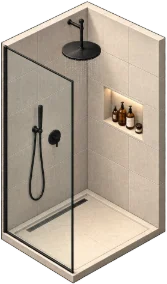
#> input picture assets/office/furniture-src/bath_shower.png, 167 x 284 px, given in place of desk_dual.png, which was not available
$ python build_furniture.py
#> lines starting #> are read from the running program, lines starting #| are printed output that depends on the picture; pictures that were not available may be replaced by others from this repository, and a replacement may not be noted
"""Furniture / gym sprites → public/office/furniture (sheared onto the painting's iso grid, world scale).

Sources (assets/office/furniture-src) are Magnific renders matted from black/white captures. The painting's
grid is steeper than the renders' camera, so every sprite gets the same vertical-preserving shear
(x' = x, y' = C*x + D*y) before scaling; vertical edges stay vertical. The floor anchor is the lowest
opaque point (front leg / wheel). W and D are the footprint in grid tiles (x = long side for desks),
measured from the sprite's horizontal extent: going -x one tile moves 40.5 px left, going -y one tile
moves 37.8 px right (1x picture px)."""
import json, os
import numpy as np
from PIL import Image
ROOT = os.path.dirname(os.path.dirname(os.path.dirname(os.path.abspath(__file__))))
SRC = f'{ROOT}/assets/office/furniture-src'
OUT = f'{ROOT}/apps/dashboard/public/office/furniture'
C, D = -0.148, 0.931
# The luxury / bedroom renders are true 2:1 iso; this shear maps their axes exactly onto the painting's grid
# (down-right slope 23.9/40.5, up-right slope -28/37.8) so they sit parallel to the walls and rugs.
TRUE_ISO = {'sofa', 'coffee_table', 'ceo_desk', 'bookshelf', 'bookshelf_m', 'floor_lamp', 'ceo_plant', 'bed', 'bed_sleep',
            'laptop_back', 'laptop_front', 'laptop_back_m', 'laptop_front_m', 'bath_toilet_m', 'bath_vanity', 'bath_shower'}
C_ISO, D_ISO = -0.07, 1.2
WORLD = 2  # background is 2x the 1x layout pixels
SCALE = {  # 1x picture px per source px
    'desk_dual': 0.45, 'desk_single': 0.45, 'desk_design': 0.45, 'desk_qa': 0.5, 'desk_exec': 0.45,
    'chair_ur': 0.2, 'chair_dl': 0.2, 'chair_dr': 0.2,
    'ceo_desk': 0.39, 'ceo_chair': 0.16, 'sofa': 0.36, 'coffee_table': 0.2, 'bookshelf': 0.34, 'ceo_plant': 0.25, 'floor_lamp': 0.3,
    'bed': 0.75, 'bed_sleep': 0.83, 'laptop_back': 0.58, 'laptop_front': 0.52, 'laptop_back_m': 0.58, 'laptop_front_m': 0.52, 'bookshelf_m': 0.34,
    'bath_toilet_m': 0.36, 'bath_vanity': 0.36, 'bath_shower': 0.42,
    'treadmill': 0.3, 'dumbbell_rack': 0.22, 'bench': 0.24, 'bike': 0.24, 'yoga_mat': 0.24, 'plant': 0.2,
}
SCREENS = {  # monitor faces in source px (TL, TR, BR, BL)
    'desk_dual': [[[86, 3], [172, 58], [172, 133], [86, 76]], [[179, 63], [263, 116], [262, 192], [179, 139]]],
    'desk_single': [[[103, 0], [227, 80], [226, 169], [102, 88]]],
}
def shear(im, s, C=C, D=D):
    w, h = im.size
    ys = [s*(C*x + D*y) for x in (0, w) for y in (0, h)]
    oy = -min(ys); H = int(np.ceil(max(ys) + oy)) + 1; Wn = int(np.ceil(s*w)) + 1
    a = (1/s, 0, 0, -C/(s*D), 1/(s*D), -oy/(s*D))
    return im.transform((Wn, H), Image.AFFINE, a, resample=Image.BICUBIC), oy
def fwd(x, y, s, oy, C=C, D=D): return [round(s*x, 2), round(s*(C*x + D*y) + oy, 2)]
os.makedirs(OUT, exist_ok=True)
man = {}
for name, s1 in SCALE.items():
    im = Image.open(f'{SRC}/{name}.png').convert('RGBA')
#> im is the input picture: PIL image 167x284 RGBA; mean R, G, B, A 145.9, 134.4, 120.4, 208.7
    a = np.asarray(im)[..., 3]; ys, xs = np.where(a > 128)
#> after `a = np.asarray(im)[..., 3]`:
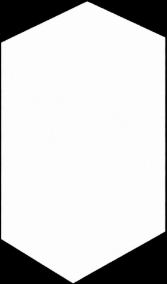
#> a: shape (284, 167); min 0, max 254, mean 208.7
    ay = int(ys.max()); ax = float(xs[ys >= ay - 6].mean())
#> after `ay = int(ys.max())`: ay = 282
#> after `ax = float(xs[ys >= ay - 6].mean())`: ax = 72.95
    s = s1 * WORLD
    cd = (C_ISO, D_ISO) if name in TRUE_ISO else (C, D)
    out, oy = shear(im, s, *cd)
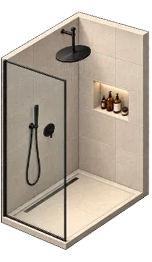
#> out: PIL image 152x262 RGBA; mean R, G, B, A 126.5, 116.3, 104, 187.4; transparent parts drawn white
#> oy = 22.24
    out.save(f'{OUT}/{name}.webp', quality=90, method=6)
    A = fwd(ax, ay, s, oy, *cd)
#> A = [65.65, 248.8]
    W = (ax - xs.min()) * s1 / 40.5
#> W = 0.799
    Dp = (xs.max() - ax) * s1 / 37.8
#> Dp = 1.08
    e = {'src': f'/office/furniture/{name}.webp', 'w': out.width, 'h': out.height, 'ax': A[0], 'ay': A[1], 'W': round(W, 3), 'D': round(Dp, 3)}
#> e = {'src': '/office/furniture/desk_dual.webp', 'w': 152, 'h': 262, 'ax': 65.65, 'ay': 248.8, 'W': 0.799, 'D': 1.08}
    if name in SCREENS: e['screens'] = [[fwd(x, y, s, oy, *cd) for x, y in q] for q in SCREENS[name]]
    man[name] = e
    print(name, e['w'], e['h'], e['ax'], e['ay'], e['W'], e['D'])
#| desk_dual 152 262 65.65 248.82 0.799 1.084
#> pass 2 of the loop `for name, s1 in SCALE.items():`:
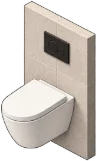
#> input picture assets/office/furniture-src/bath_toilet.png, 97 x 161 px, given in place of desk_single.png, which was not available
#> im is the input picture: PIL image 97x161 RGBA; mean R, G, B, A 141.7, 134.5, 126.9, 170.6
#> `a = np.asarray(im)[..., 3]`:
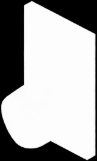
#> a: shape (161, 97); min 0, max 254, mean 170.6
#> `ys, xs = np.where(a > 128)`: ys = 10498 values from 1 to 159; xs = 10498 values, max 94 at index 1360, min 1 at index 6516, mean 54
#> ay = 159
#> ax = 85.41
#> `out, oy = shear(im, s, *cd)`:
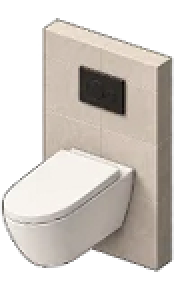
#> out: PIL image 89x149 RGBA (shown 2 times larger); mean R, G, B, A 111.8, 105.7, 99.7, 151.5; transparent parts drawn white
#> `out, oy = shear(im, s, *cd)`: oy = 12.92
#> A = [76.87, 134.8]
#> W = 0.938
#> Dp = 0.102
#> e = {'src': '/office/furniture/desk_single.webp', 'w': 89, 'h': 149, 'ax': 76.87, 'ay': 134.8, 'W': 0.938, 'D': 0.102}
#| desk_single 89 149 76.87 134.77 0.938 0.102
#> (the run stopped early here; a loop or call above may not have finished)
